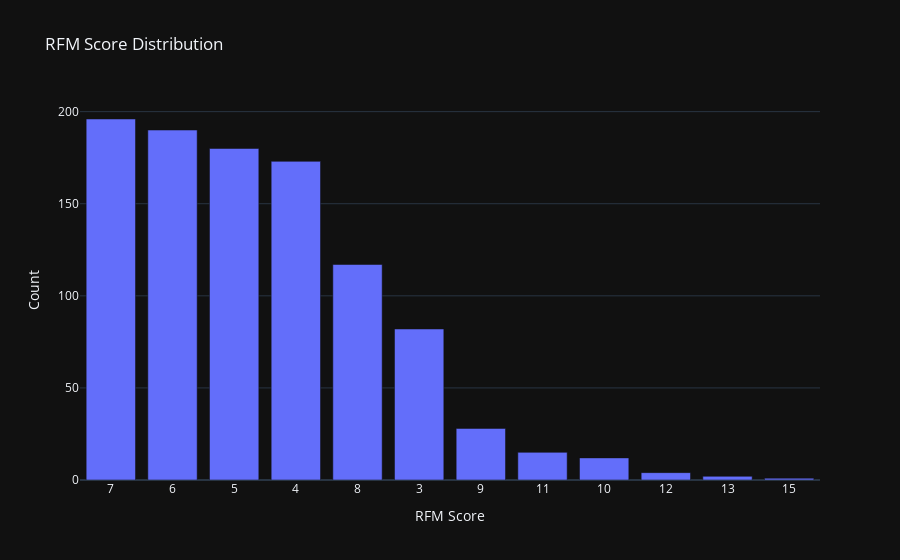

The notebook cell saved with this chart:
### Code cell
# Create a bar plot using Plotly
fig = go.Figure(
    data=[go.Bar(x=score_counts.index, y=score_counts.values)]
)

# Add labels and title
fig.update_layout(
    xaxis_title='RFM Score',
    yaxis_title='Count',
    title='RFM Score Distribution'
)
fig.update_xaxes(type='category', categoryorder='total descending')

# Display the plot
fig.show()

### Figure 1 — Plotly figure (JSON) as saved in the notebook; plotly's stock layout.template omitted (floating-point values rounded to 4 significant figures)
{"data": [{"x": [7, 6, 5, 4, 8, 3, 9, 11, 10, 12, 13, 15], "y": [196, 190, 180, 173, 117, 82, 28, 15, 12, 4, 2, 1], "type": "bar"}], "layout": {"xaxis": {"title": {"text": "RFM Score"}, "type": "category", "categoryorder": "total descending"}, "yaxis": {"title": {"text": "Count"}}, "title": {"text": "RFM Score Distribution"}}}
